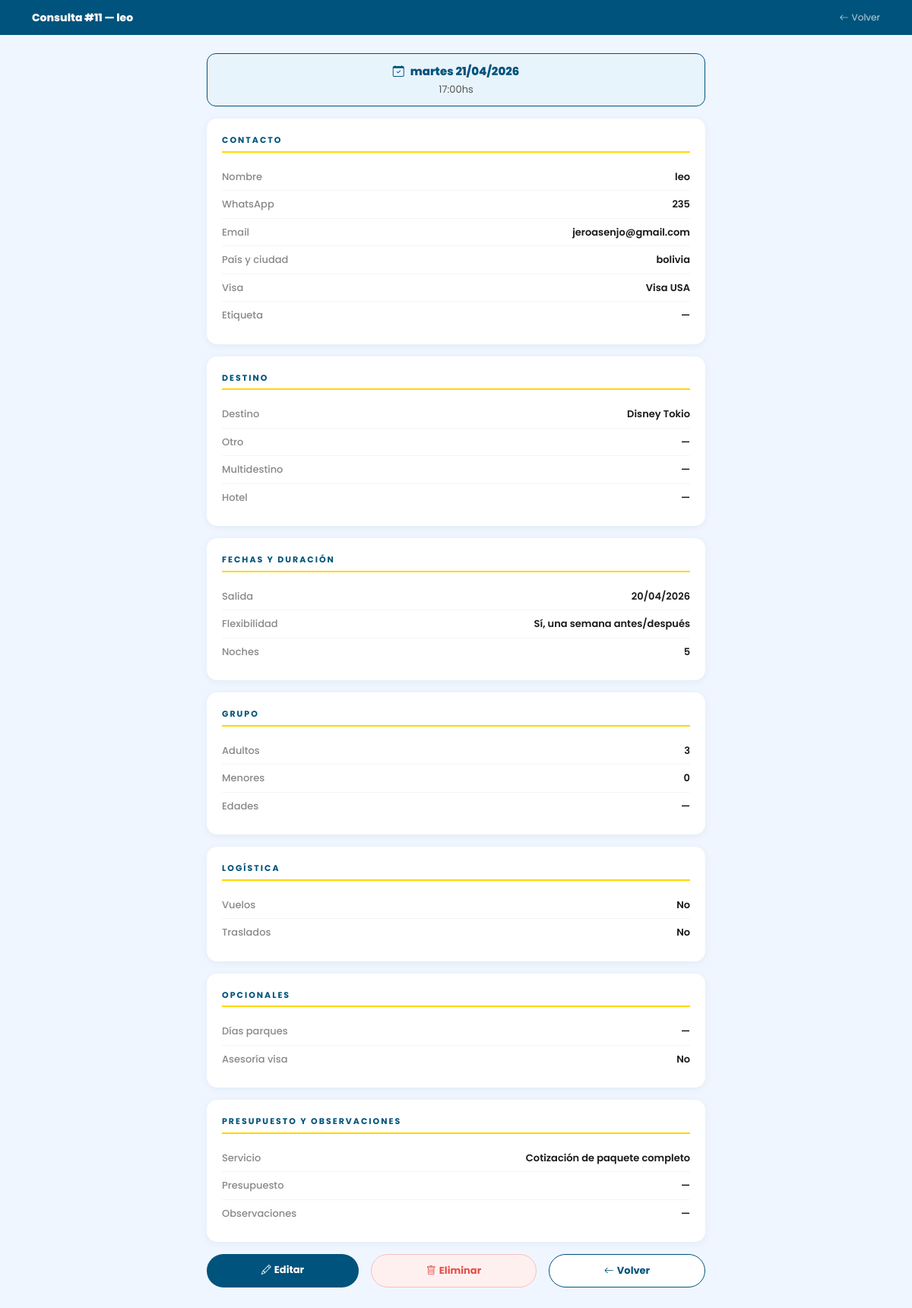
The app's page /panel/11/ (signed in) with its own data.
### reservas/models.py (models this page shows, shortened)
class Consulta(models.Model):
    nombre_apellido = models.CharField(max_length=150, verbose_name="Nombre y apellido")
    whatsapp = models.CharField(max_length=30, verbose_name="WhatsApp / Teléfono")
    email = models.EmailField(verbose_name="Correo electrónico")
    pais_ciudad = models.CharField(max_length=120, verbose_name="País y ciudad de residencia")
    tiene_visa = models.CharField(
        max_length=20,
        choices=[
            ('visa_usa', 'Visa USA'),
            ('ciudadania', 'Ciudadanía'),
            ('ninguna', 'Ninguna'),
            ('otro', 'Otro'),
        ],
        verbose_name="¿Tenés visa o ciudadanía?"
    )
    DESTINO_CHOICES = [
        ('disney_orlando', 'Disney Orlando'),
        ('disney_paris', 'Disney París'),
        ('disney_tokio', 'Disney Tokio'),
        ('universal', 'Universal Orlando'),
        ('miami', 'Miami'),
        ('europa', 'Europa'),
        ('crucero', 'Crucero'),
        ('otro', 'Otro'),
    ]
    destino = models.CharField(max_length=30, choices=DESTINO_CHOICES, verbose_name="¿A dónde pensás viajar?")
    destino_otro = models.CharField(max_length=120, blank=True, verbose_name="Otro destino (especificar)")
    multidestino = models.CharField(max_length=200, blank=True, verbose_name="¿Querés más de un destino?")
    preferencia_hotel = models.TextField(blank=True, verbose_name="Preferencia de hotel (Disney/Universal)")
    fecha_salida = models.DateField(verbose_name="Fecha tentativa de salida")
    flexibilidad_fechas = models.CharField(
        max_length=20,
        choices=[
            ('flexible', 'Sí, una semana antes/después'),
            ('fija', 'No, son fechas fijas'),
        ],
        verbose_name="¿Tenés flexibilidad de fechas?"
    )
    cantidad_noches = models.PositiveSmallIntegerField(verbose_name="Cantidad de noches previstas")
    adultos = models.PositiveSmallIntegerField(verbose_name="Cantidad de adultos (18+)")
    menores = models.PositiveSmallIntegerField(default=0, verbose_name="Cantidad de menores")
    edades_menores = models.CharField(max_length=200, blank=True, verbose_name="Edades de los menores")
    incluir_vuelos = models.BooleanField(default=False, verbose_name="¿Incluir vuelos en el presupuesto?")
    necesita_traslados = models.BooleanField(default=False, verbose_name="¿Necesita auto/traslados privados?")
    dias_parques = models.PositiveSmallIntegerField(null=True, blank=True, verbose_name="Días de parques en Orlando")
    asesoria_visa = models.BooleanField(default=False, verbose_name="¿Necesita asesoría de visa/ESTA/ETIAS?")
    SERVICIO_CHOICES = [
        ('cotizacion_paquete', 'Cotización de paquete completo'),
        ('asesoramiento', 'Asesoramiento (ya tengo todo sacado)'),
        ('reserva_alojamiento', 'Reserva de alojamiento'),
        ('vuelos_vehiculos', 'Vuelos y vehículos'),
        ('otro', 'Otro'),
    ]
    servicio = models.CharField(
        max_length=30,
        choices=SERVICIO_CHOICES,
        verbose_name="Servicio que desea contratar"
    )
    presupuesto = models.CharField(max_length=100, blank=True, verbose_name="Presupuesto estimado")
    observaciones = models.TextField(blank=True, verbose_name="Contanos más sobre tu viaje ideal")
    fecha_turno = models.DateField(verbose_name="Día del turno")
    hora_turno = models.TimeField(verbose_name="Horario del turno")
    ETIQUETA_CHOICES = [
        ('cotizacion', 'Cotización'),
        ('confirmacion', 'Confirmación'),
        ('reserva', 'Reserva'),
        ('pago_completado', 'Pago completado'),
        ('filas_rapidas', 'Sacar filas rápidas'),
        ('itinerario', 'Hacer itinerario'),
        ('reunion_pre', 'Reunión pre viaje'),
        ('en_viaje', 'En destino / En viaje'),
    ]
    etiqueta = models.CharField(
        max_length=20,
        choices=ETIQUETA_CHOICES,
        blank=True,
        null=True,
        verbose_name="Etiqueta"
    )
    creado_en = models.DateTimeField(auto_now_add=True)
    leido = models.BooleanField(default=False, verbose_name="Leído")
    class Meta:
        verbose_name = "Consulta"
        verbose_name_plural = "Consultas"
        ordering = ['-creado_en']

### reservas/views.py (the view)
# urls.py: path('panel/<int:pk>/', views.panel_detalle, name='panel_detalle'),
@login_required(login_url='panel_login')
def panel_detalle(request, pk):
    consulta = get_object_or_404(Consulta, pk=pk)
    return render(request, 'reservas/detalle.html', {'consulta': consulta})

### templates/reservas/detalle.html (shortened to what this page needs)
<!DOCTYPE html>
<html lang="es">
<head>
  <link href="https://cdn.jsdelivr.net/npm/bootstrap@5.3.3/dist/css/bootstrap.min.css" rel="stylesheet" />
  <link href="https://cdn.jsdelivr.net/npm/bootstrap-icons@1.11.3/font/bootstrap-icons.css" rel="stylesheet" />
</head>
<body>
  <div class="topbar">
    <div class="container d-flex justify-content-between align-items-center gap-2">
      <h1>Consulta #{{ consulta.id }} — {{ consulta.nombre_apellido }}</h1>
      <a href="{% url 'panel' %}" style="color:rgba(255,255,255,0.75);font-size:12px;text-decoration:none;white-space:nowrap;"><i class="bi bi-arrow-left me-1"></i>Volver</a>
    </div>
  </div>
  <div class="container pb-5" style="max-width:680px;">
    <div class="turno-pill">
      <div class="dia"><i class="bi bi-calendar-check me-2"></i>{{ consulta.fecha_turno|date:"l d/m/Y" }}</div>
      <div class="hora">{{ consulta.hora_turno|time:"H:i" }}hs</div>
    </div>
    <div class="card-det">
      <div class="sec-label">Contacto</div>
      <div class="field-row"><span class="field-label">Nombre</span><span class="field-val">{{ consulta.nombre_apellido }}</span></div>
      <div class="field-row"><span class="field-label">WhatsApp</span><span class="field-val">{{ consulta.whatsapp }}</span></div>
      <div class="field-row"><span class="field-label">Email</span><span class="field-val">{{ consulta.email }}</span></div>
      <div class="field-row"><span class="field-label">País y ciudad</span><span class="field-val">{{ consulta.pais_ciudad }}</span></div>
      <div class="field-row"><span class="field-label">Visa</span><span class="field-val">{{ consulta.get_tiene_visa_display }}</span></div>
      <div class="field-row"><span class="field-label">Etiqueta</span><span class="field-val">{% if consulta.etiqueta %}<span class="etq etq-{{ consulta.etiqueta }}">{{ consulta.get_etiqueta_display }}</span>{% else %}—{% endif %}</span></div>
    </div>
    <div class="card-det">
      <div class="sec-label">Destino</div>
      <div class="field-row"><span class="field-label">Destino</span><span class="field-val">{{ consulta.get_destino_display }}</span></div>
      <div class="field-row"><span class="field-label">Otro</span><span class="field-val">{{ consulta.destino_otro|default:"—" }}</span></div>
      <div class="field-row"><span class="field-label">Multidestino</span><span class="field-val">{{ consulta.multidestino|default:"—" }}</span></div>
      <div class="field-row"><span class="field-label">Hotel</span><span class="field-val">{{ consulta.preferencia_hotel|default:"—" }}</span></div>
    </div>
    <div class="card-det">
      <div class="sec-label">Fechas y duración</div>
      <div class="field-row"><span class="field-label">Salida</span><span class="field-val">{{ consulta.fecha_salida|date:"d/m/Y" }}</span></div>
      <div class="field-row"><span class="field-label">Flexibilidad</span><span class="field-val">{{ consulta.get_flexibilidad_fechas_display }}</span></div>
      <div class="field-row"><span class="field-label">Noches</span><span class="field-val">{{ consulta.cantidad_noches }}</span></div>
    </div>
    <div class="card-det">
      <div class="sec-label">Grupo</div>
      <div class="field-row"><span class="field-label">Adultos</span><span class="field-val">{{ consulta.adultos }}</span></div>
      <div class="field-row"><span class="field-label">Menores</span><span class="field-val">{{ consulta.menores }}</span></div>
      <div class="field-row"><span class="field-label">Edades</span><span class="field-val">{{ consulta.edades_menores|default:"—" }}</span></div>
    </div>
    <div class="card-det">
      <div class="sec-label">Logística</div>
      <div class="field-row"><span class="field-label">Vuelos</span><span class="field-val">{% if consulta.incluir_vuelos %}Sí{% else %}No{% endif %}</span></div>
      <div class="field-row"><span class="field-label">Traslados</span><span class="field-val">{% if consulta.necesita_traslados %}Sí{% else %}No{% endif %}</span></div>
    </div>
    <div class="card-det">
      <div class="sec-label">Opcionales</div>
      <div class="field-row"><span class="field-label">Días parques</span><span class="field-val">{{ consulta.dias_parques|default:"—" }}</span></div>
      <div class="field-row"><span class="field-label">Asesoría visa</span><span class="field-val">{% if consulta.asesoria_visa %}Sí{% else %}No{% endif %}</span></div>
    </div>
    <div class="card-det">
      <div class="sec-label">Presupuesto y observaciones</div>
      <div class="field-row"><span class="field-label">Servicio</span><span class="field-val">{{ consulta.get_servicio_display }}</span></div>
      <div class="field-row"><span class="field-label">Presupuesto</span><span class="field-val">{{ consulta.presupuesto|default:"—" }}</span></div>
      <div class="field-row"><span class="field-label">Observaciones</span><span class="field-val">{{ consulta.observaciones|default:"—" }}</span></div>
    </div>
    <div class="d-flex gap-3 flex-wrap mt-2">
      <a href="{% url 'panel_editar' consulta.pk %}" class="btn-editar flex-grow-1"><i class="bi bi-pencil me-1"></i>Editar</a>
      <a href="{% url 'panel_borrar' consulta.pk %}" class="btn-borrar flex-grow-1"><i class="bi bi-trash me-1"></i>Eliminar</a>
      <a href="{% url 'panel' %}" class="btn-volver flex-grow-1"><i class="bi bi-arrow-left me-1"></i>Volver</a>
    </div>
  </div>
</body>
</html>

### templates/reservas/detalle.html (style rules this page uses)
* { font-family: 'Poppins', sans-serif; }
:root { --az: #00537c; --ro: #e35149; --do: #FFD700; }
body { background: #f0f6ff; }
.topbar { background: var(--az); color: #fff; padding: 14px 0; margin-bottom: 24px; }
.topbar h1 { font-size: 14px; font-weight: 800; margin: 0; }
.card-det { background: #fff; border-radius: 14px; padding: 20px; box-shadow: 0 2px 10px rgba(0, 83, 124, 0.07); margin-bottom: 16px; }
.sec-label { font-size: 11px; font-weight: 700; letter-spacing: 2px; text-transform: uppercase; color: var(--az); border-bottom: 2px solid var(--do); padding-bottom: 6px; margin-bottom: 14px; }
.field-row { display: flex; justify-content: space-between; align-items: flex-start; padding: 8px 0; border-bottom: 1px solid #f5f5f5; font-size: 13px; gap: 12px; }
.field-row:last-child { border-bottom: none; }
.field-label { color: #888; font-weight: 500; flex-shrink: 0; }
.field-val { color: #1a1a1a; font-weight: 600; text-align: right; word-break: break-word; }
.btn-editar { background: var(--az); color: #fff; font-weight: 700; font-size: 13px; padding: 11px 24px; border-radius: 50px; text-decoration: none; text-align: center; }
.btn-volver { background: #fff; color: var(--az); font-weight: 700; font-size: 13px; padding: 11px 24px; border-radius: 50px; border: 1.5px solid var(--az); text-decoration: none; text-align: center; }
.btn-borrar { background: #fff0f0; color: var(--ro); font-weight: 700; font-size: 13px; padding: 11px 24px; border-radius: 50px; border: 1px solid #f5c0c0; text-decoration: none; text-align: center; }
.turno-pill { background: #e8f4fb; border: 1.5px solid var(--az); border-radius: 12px; padding: 12px 16px; text-align: center; margin-bottom: 16px; }
.turno-pill .dia { font-size: 15px; font-weight: 800; color: var(--az); }
.turno-pill .hora { font-size: 13px; color: #555; margin-top: 2px; }

### records on screen
Consulta: id "11", nombre_apellido "leo", fecha_turno "martes 21/04/2026", hora_turno "17:00", whatsapp "235", email "jeroasenjo@gmail.com", pais_ciudad "bolivia", tiene_visa "Visa USA", destino "Disney Tokio", destino_otro "—", multidestino "—", preferencia_hotel "—", fecha_salida "20/04/2026", flexibilidad_fechas "Sí, una semana antes/después", cantidad_noches "5", adultos "3", menores "0", edades_menores "—", dias_parques "—", servicio "Cotización de paquete completo", presupuesto "—", observaciones "—"
